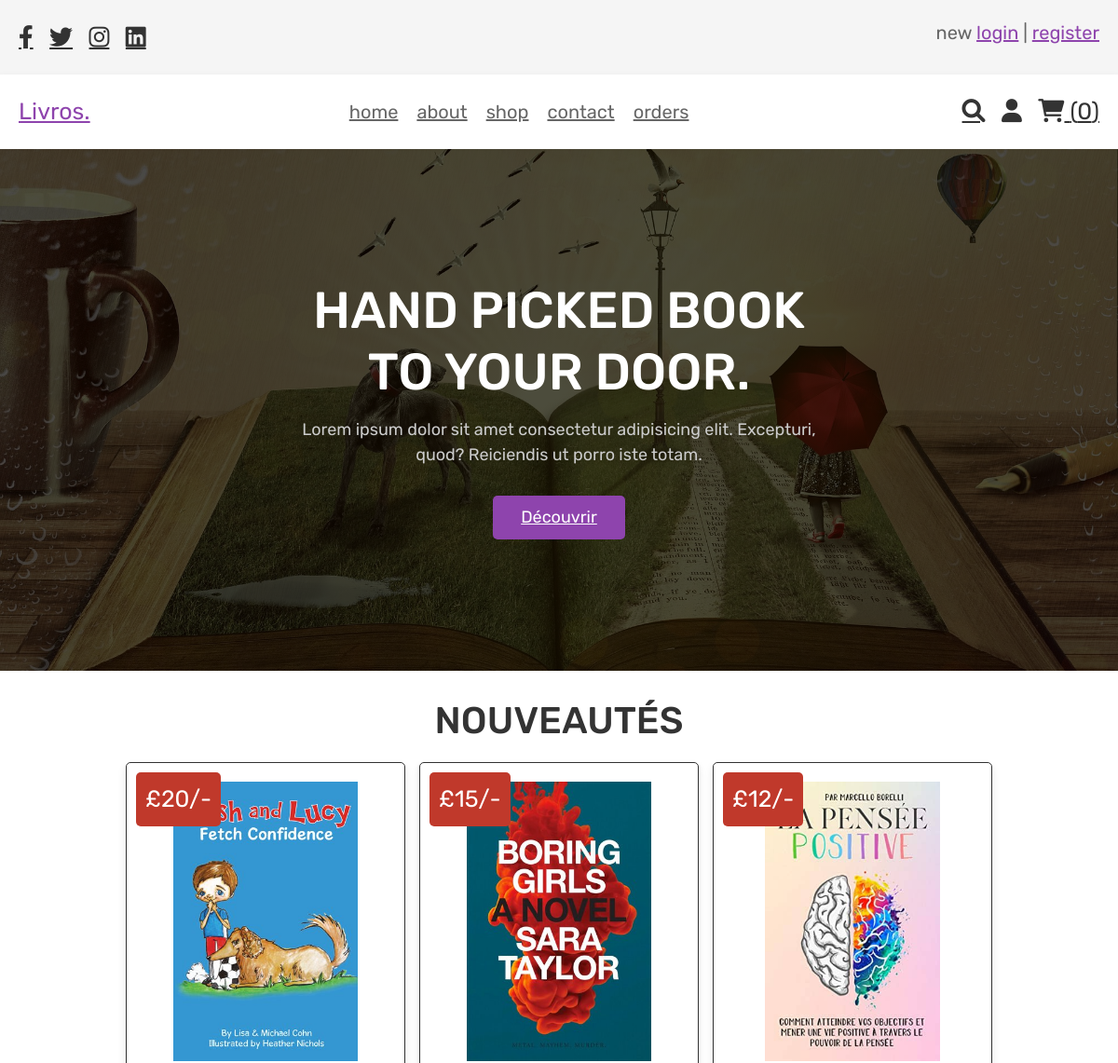
The page /home.php (signed in, upper part) on the database as committed earlier.
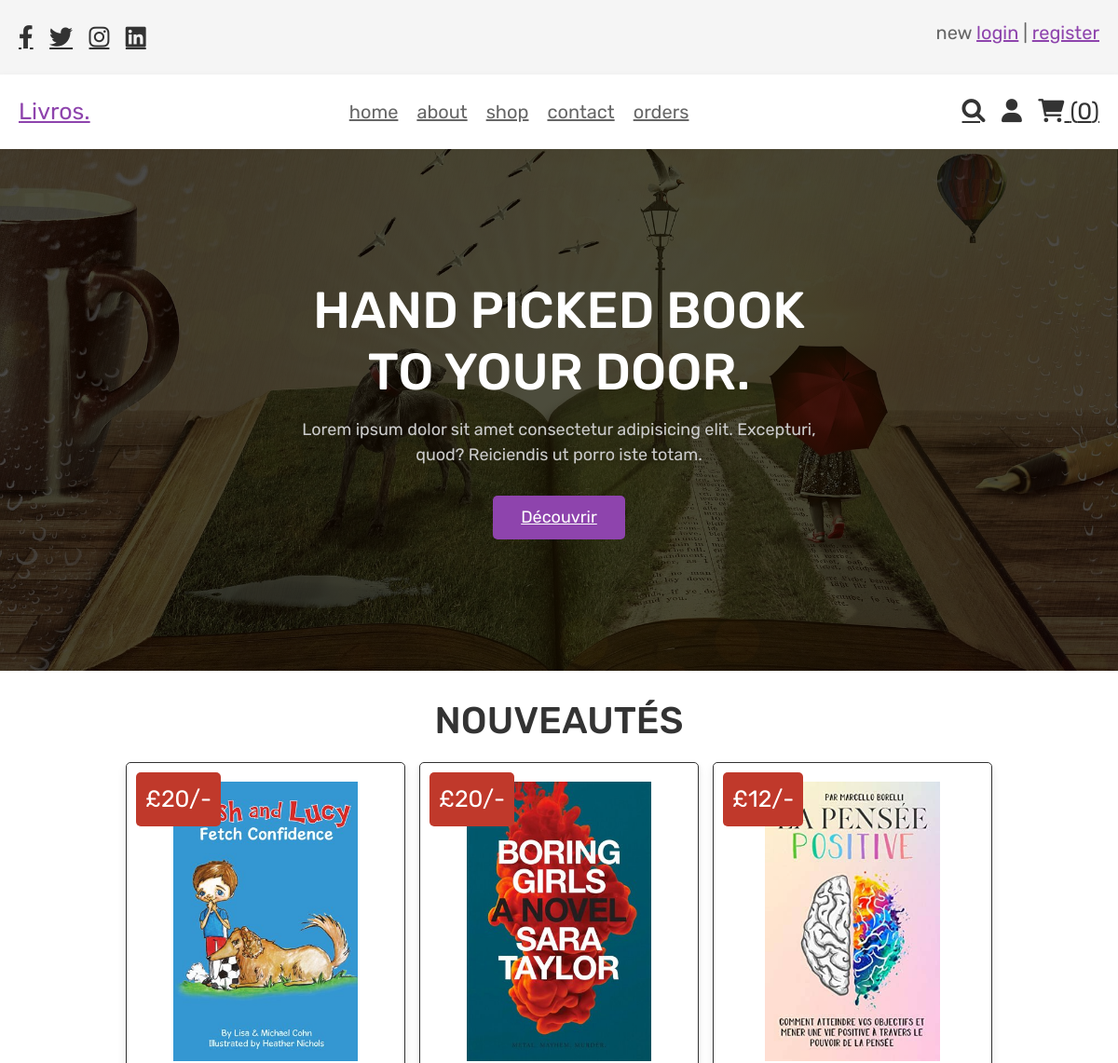
The same page on the database as committed later.
### tables this page shows
CREATE TABLE `products` (
  `id` int(100) NOT NULL,
  `name` varchar(100) NOT NULL,
  `price` int(100) NOT NULL,
  `image` varchar(100) NOT NULL
);

### home.php (the view, shortened to what this page needs)
<?php
include 'config.php';
?>
<!DOCTYPE html>
<html lang="en">
<head>
   <link rel="stylesheet" href="https://cdnjs.cloudflare.com/ajax/libs/font-awesome/6.0.0/css/all.min.css">
   <link href="https://cdn.jsdelivr.net/npm/bootstrap@5.3.3/dist/css/bootstrap.min.css" rel="stylesheet">
   <link rel="stylesheet" href="css/style.css">
</head>
<body>
<?php include 'header.php'; ?>
<section class="home">
   <div class="content">
      <h3>Hand Picked Book to your door.</h3>
      <p>Lorem ipsum dolor sit amet consectetur adipisicing elit. Excepturi, quod? Reiciendis ut porro iste totam.</p>
      <a href="about.php" class="white-btn">découvrir</a>
   </div>
</section>
<section class="products">
   <h1 class="title">Nouveautés</h1>
   <div class="box-container">
      <?php
         $select_products = mysqli_query($conn, "SELECT * FROM `products` LIMIT 6") or die('query failed');
         if(mysqli_num_rows($select_products) > 0){
            while($fetch_products = mysqli_fetch_assoc($select_products)){
      ?>
     <form action="" method="post" class="box">
      <img class="image" src="uploaded_img/<?php echo $fetch_products['image']; ?>" alt="">
      <div class="price">£<?php echo $fetch_products['price']; ?>/-</div>
     </form>
      <?php
         }
      }else{
         echo '<p class="empty">aucun produit ajouté pour le moment !</p>';
      }
      ?>
   </div>
</section>
</body>
</html>

Rows that differ between the two databases and show on the page:
changed products (number 2 of 3 on the later page): price "15" → "20"
